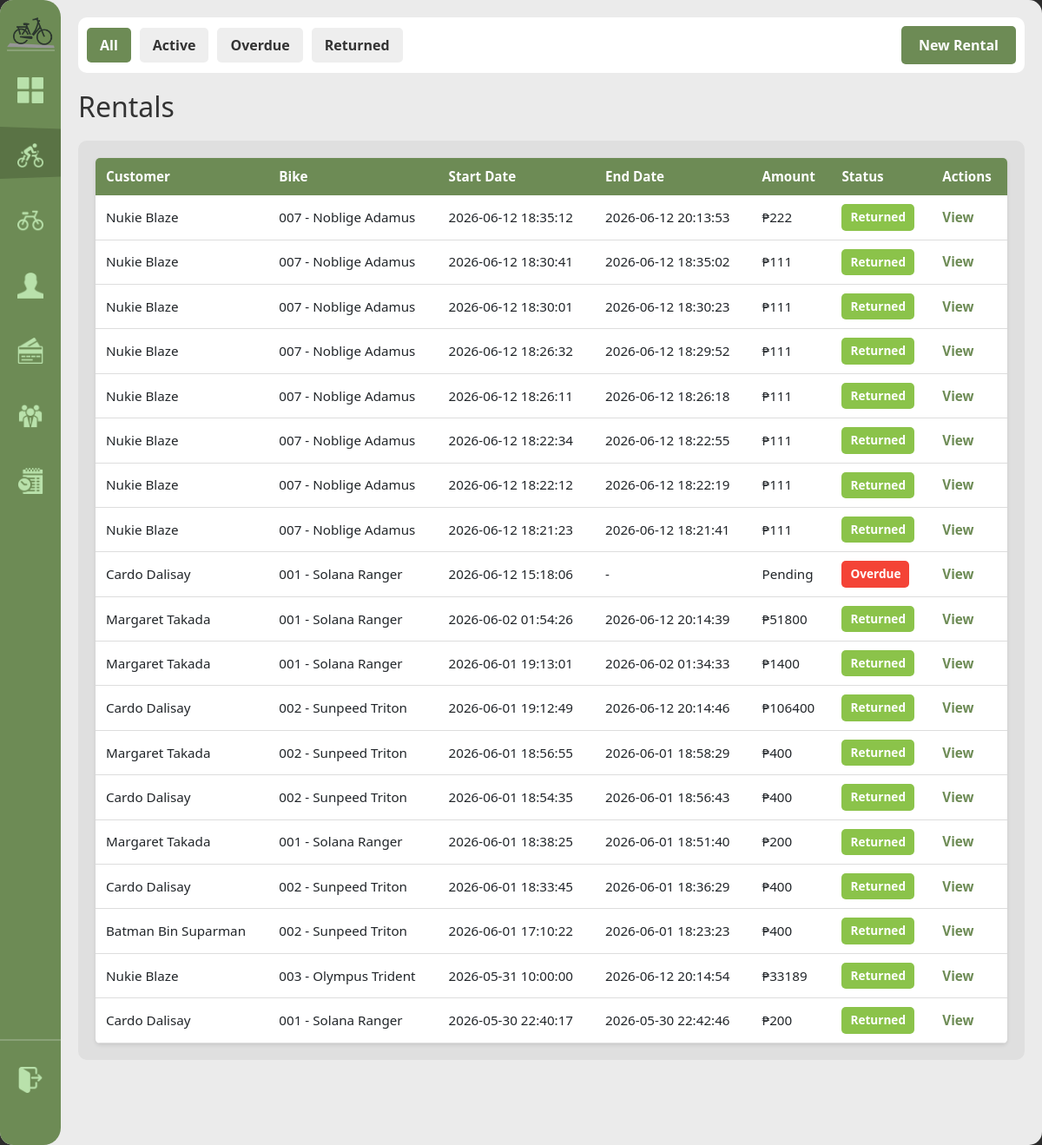
Before: /rentals (signed in) with the older database file.
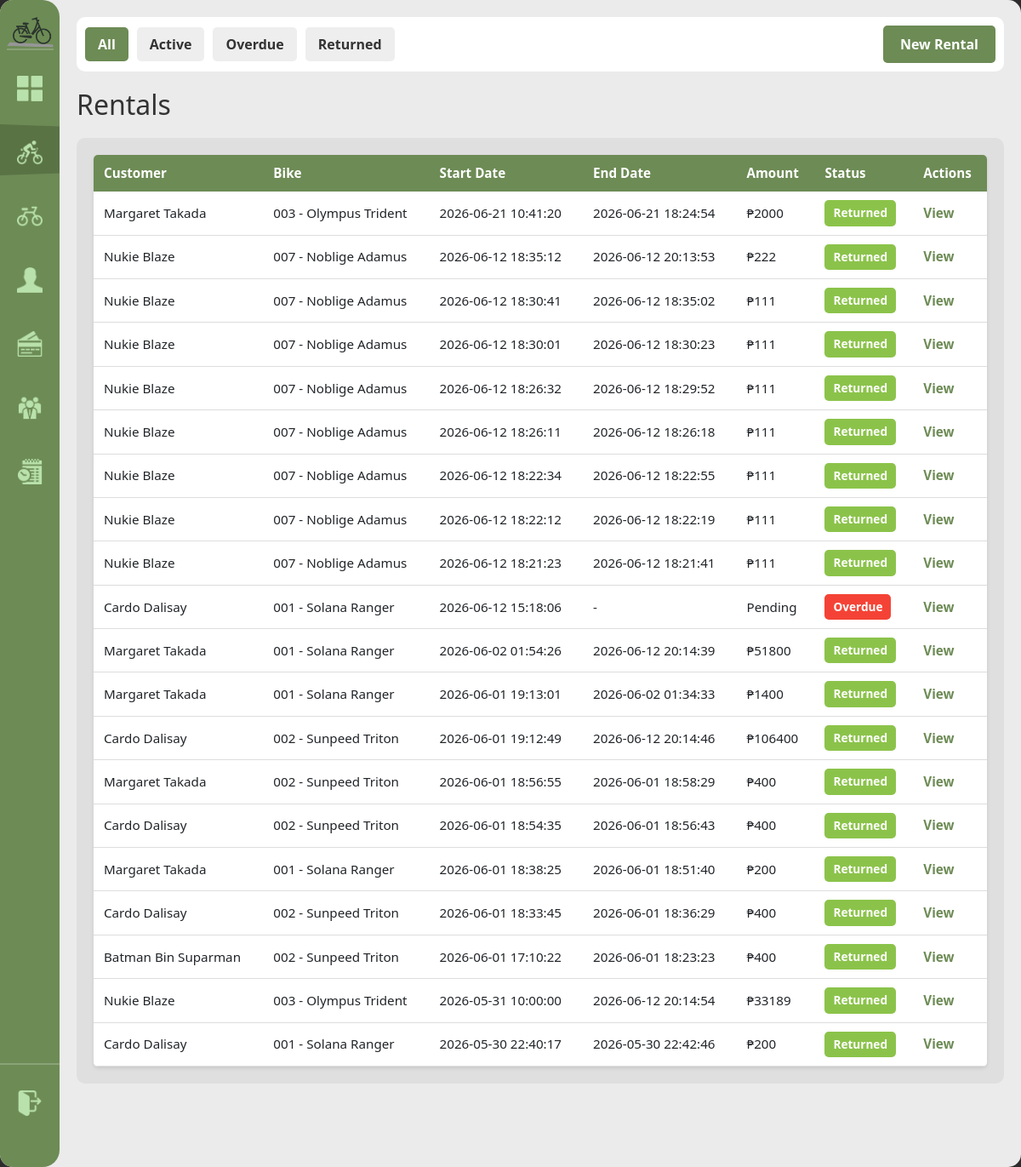
After: the same page with the newer database file.
### tables this page shows
CREATE TABLE rents (
            rental_id INTEGER PRIMARY KEY AUTOINCREMENT,
            customer_id INTEGER NOT NULL,
            bike_id INTEGER NOT NULL,
            staff_id INTEGER REFERENCES staff(staff_id) ON UPDATE CASCADE ON DELETE SET NULL,
            rental_start DATETIME NOT NULL DEFAULT(datetime('now','localtime')), planned_return DATETIME,
            FOREIGN KEY(customer_id) REFERENCES customer(customer_id) ON DELETE CASCADE,
            FOREIGN KEY(bike_id) REFERENCES bike(bike_id) ON DELETE CASCADE
        );

CREATE TABLE bike (
            bike_id INTEGER PRIMARY KEY AUTOINCREMENT,
            bike_code TEXT NOT NULL UNIQUE,
            brand TEXT NOT NULL, model TEXT NOT NULL,
            color TEXT NOT NULL,
            bike_rate DECIMAL(8,2) NOT NULL DEFAULT 0,
            type TEXT NOT NULL DEFAULT 'standard',
            status TEXT NOT NULL DEFAULT 'available' CHECK(status IN('available','rented','retired')),
            date_added DATE NOT NULL DEFAULT(date('now','localtime'))
        );

### handlers/rentals_routes.py (the view)
@rentals_bp.route('/rentals')
@login_required
def rentals():
    status = request.args.get('status', 'all')
    rentals_list = database.get().get_all_rentals(status)
    customers_list = database.get().get_all_customers()
    bikes = database.get().get_available_bikes()
    return render_template('rentals.html', rentals=rentals_list, filter_status=status, customers=customers_list, bikes=bikes)

### app.py (called while the page is built)
def get_sidebar_state():
    return request.cookies.get('sidebarState') == 'expanded'

@app.context_processor
def inject_sidebar_state():
    return dict(sidebar_expanded=get_sidebar_state())

@app.context_processor
def inject_current_staff():
    staff = current_staff()
    return dict(current_staff=staff, is_admin=staff and staff.get("role") == "admin")

### modules/auth.py (called while the page is built)
def login_required(view):
    @wraps(view)
    def wrapped(*args, **kwargs):
        if not session.get("staff_id"):
            return redirect(url_for("login"))
        return view(*args, **kwargs)
    return wrapped

def current_staff():
    if not session.get("staff_id"):
        return None
    return {
        "staff_id": session.get("staff_id"),
        "username": session.get("username"),
        "first_name": session.get("first_name"),
        "last_name": session.get("last_name"),
        "role": session.get("role"),
    }

### modules/database.py (called while the page is built)
def get():
    if not db: init()
    return db

    def get_all_customers(self, search=""):
        q = f"%{search}%"
        query = """
            SELECT * FROM customer
            WHERE first_name LIKE ?
               OR last_name LIKE ?
               OR contact_number LIKE ?
               OR email LIKE ?
            ORDER BY last_name, first_name
        """
        return [dict(r) for r in self.conn.execute(query, (q, q, q, q)).fetchall()]

    def get_available_bikes(self):
        query = "SELECT * FROM bike WHERE status = 'available' ORDER BY bike_code"
        return [dict(r) for r in self.conn.execute(query).fetchall()]

### templates/rentals.html (shortened to what this page needs)
{% extends "base.html" %}
{% block content %}
<div class="top-bar">
    <div class="filter-controls">
        <a href="{{ url_for('rentals.rentals', status='all') }}" class="filter-btn {% if filter_status == 'all' %}active{% endif %}">All</a>
        <a href="{{ url_for('rentals.rentals', status='active') }}" class="filter-btn {% if filter_status == 'active' %}active{% endif %}">Active</a>
        <a href="{{ url_for('rentals.rentals', status='overdue') }}" class="filter-btn {% if filter_status == 'overdue' %}active{% endif %}">Overdue</a>
        <a href="{{ url_for('rentals.rentals', status='returned') }}" class="filter-btn {% if filter_status == 'returned' %}active{% endif %}">Returned</a>
        <button id="new-rental-btn" class="btn-primary" style="margin-left: auto;">New Rental</button>
    </div>
</div>
<h1>Rentals</h1>
<div class="content-grid">
    <div class="scroll-table-container">
        <table>
            <thead>
                <tr>
                <th>Customer</th>
                <th>Bike</th>
                <th>Start Date</th>
                <th>End Date</th>
                <th>Amount</th>
                <th>Status</th>
                <th>Actions</th>
            </tr>
        </thead>
        <tbody>
            {% for rental in rentals %}
            <tr>
                <td>{{ rental['customer_name'] }}</td>
                <td>{{ rental['bike_code'] }} - {{ rental['brand'] }} {{ rental['model'] }}</td>
                <td>{{ rental['rental_start'] }}</td>
                <td>{{ rental['rental_end'] or '-' }}</td>
                <td>{{ 'Pending' if rental['total_amount'] is none else '₱' ~ rental['total_amount'] }}</td>
                <td><span class="status-badge status-{{ rental['status'] }}">{{ rental['status'].title() }}</span></td>
                <td><a href="{{ url_for('rentals.rental_detail', rid=rental['rental_id']) }}">View</a></td>
            </tr>
            {% endfor %}
        </tbody>
    </table>
    </div>
</div>
{% endblock %}

### templates/base.html (shortened to what this page needs)
<!DOCTYPE html>
<html lang="en">
<head>
    <link rel="stylesheet" href="{{ url_for('static', filename='modals.css') }}">
    <link rel="stylesheet" href="{{ url_for('static', filename='style.css') }}">
</head>
<body>
    <div class="home-screen">
        <div class="sidebar" expand="{{ 'true' if sidebar_expanded else 'false' }}">
            <img class="sidebar-logo" src="{{url_for('static', filename='assets/imgs/Logo_mini.png') }}" alt="sidebar icon">
            <div class="nav-indicator"></div>
           <div class="nav-items">
                <a href="{{ url_for('home') }}"
                    class="nav-item" data-route="home">
                    <img src="{{ url_for('static', filename='assets/imgs/fsquare_icon.png') }}"   alt="Dashboard">
                </a>
                <a href="{{ url_for('rentals.rentals') }}"
                    class="nav-item" data-route="rentals.rentals">
                    <img src="{{ url_for('static', filename='assets/imgs/current_rent.png') }}"     alt="Rentals">
                </a>
                <a href="{{ url_for('bikes.registry') }}"
                    class="nav-item" data-route="bikes.registry">
                    <img src="{{ url_for('static', filename='assets/imgs/bike_icon.png') }}"       alt="Bikes">
                </a>
                <a href="{{ url_for('customers.customers') }}"
                    class="nav-item" data-route="customers.customers">
                    <img src="{{ url_for('static', filename='assets/imgs/person_icon.png') }}"   alt="Customers">
                </a>
                <a href="{{ url_for('payments.payments') }}"
                    class="nav-item" data-route="payments.payments">
                    <img src="{{ url_for('static', filename='assets/imgs/payments_icon.png') }}"    alt="Payments">
                </a>
                {% if is_admin %}
                <a href="{{ url_for('staff.staff_list') }}"
                    class="nav-item" data-route="staff.staff_list">
                    <img src="{{ url_for('static', filename='assets/imgs/staff_icon.png') }}" alt="Staff">
                </a>
                <a href="{{ url_for('activity.activity_log') }}"
                    class="nav-item" data-route="activity.activity_log">
                    <img src="{{ url_for('static', filename='assets/imgs/log_icon.png') }}" alt="Activity Log">
                </a>
                {% endif %}
            </div>
            <div class="logout-section">
                <a href="{{ url_for('logout') }}"
                    class="logout-btn" data-route="logout" sound-type="major">
                    <img src="{{ url_for('static', filename='assets/imgs/logout_icon.png') }}" alt="Logout">
                </a>
            </div>
        </div>
        <div class="main-content">
            {% block content %}{% endblock %}
        </div>
    </div>

### static/style.css (style rules this page uses)
:root { --primary-green: #6D8B55; --secondary-green: #566d42; --bg-light: #EBEBEB; --white: #FFFFFF; --sidebar-collapsed: 70px; --sidebar-expanded: 165px; }
body { margin: 0; font-family: 'Segoe UI', Tahoma, Geneva, Verdana, sans-serif; background-color: #2C2C2C; }
.home-screen { height: 100vh; width: 100vw; margin: 0 auto; background-color: var(--bg-light); border-radius: 15px; overflow: hidden; position: relative; }
.sidebar { position: absolute; top: 0; left: 0; height: 100%; z-index: 10; background-color: var(--primary-green); width: var(--sidebar-collapsed); display: flex; flex-direction: column; border-top-right-radius: 20px; border-bottom-right-radius: 20px; overflow: hidden; box-sizing: border-box; }
.sidebar-logo { width: 55px; height: auto; margin-top: 20px; margin-left: 10px; border-bottom: 2px solid rgba(255,255,255,0.2); transition: margin 0.211s ease; }
.sidebar[expand="false"] .sidebar-logo { margin-left: auto; margin-right: auto; }
.nav-items { display: flex; flex-direction: column; margin-top: 20px; gap: 15px; position: relative; }
.nav-item-top, .nav-item { display: flex; align-items: center; padding: 10px 0px 20px 20px; color: var(--white); text-decoration: none; font-weight: bold; font-size: 0.9rem; white-space: nowrap; gap: 21px; }
.nav-item img { width: 30px; height: 30px; flex-shrink: 0; pointer-events: none; filter: invert(80%) sepia(20%) saturate(400%) hue-rotate(60deg); }
.logout-section { display: flex; flex-direction: column; margin-top: auto; margin-bottom: 20px; padding-bottom: 20px; border-top: 2px solid rgba(255, 255, 255, 0.2); padding-top: 20px; }
.logout-btn { display: flex; align-items: center; padding: 10px 0px 20px 20px; color: var(--white); text-decoration: none; font-weight: bold; font-size: 0.9rem; white-space: nowrap; gap: 21px; transition: all 0.3s ease; border-radius: 8px; }
.logout-btn img { width: 30px; height: 30px; flex-shrink: 0; pointer-events: none; filter: invert(80%) sepia(20%) saturate(400%) hue-rotate(60deg); }
.nav-indicator { position: absolute; left: 0; width: auto; height: auto; border-left: var(--sidebar-expanded) solid var(--secondary-green); border-top: 6px solid transparent; border-bottom: 6px solid transparent; transition: top 0.3s ease; opacity: 0.6; z-index: 0; }
.sidebar:not(:hover) .nav-indicator, .sidebar[expand="false"] .nav-indicator { transition: opacity 0.3s ease; opacity: 0.8; }
.main-content { padding: 20px; opacity: 1; flex-direction: column; margin-left: var(--sidebar-collapsed); height: 100%; overflow: auto; }
.top-bar { background-color: var(--white); opacity: 1; padding: 10px; border-radius: 10px; margin-bottom: 20px; }
.content-grid { display: flex; flex-grow: 1; opacity: 1; background-color: #DFDFDF; border-radius: 10px; }
.scroll-table-container { width: 100%; overflow-x: auto; overflow-y: auto; max-height: calc(100vh - 260px); padding: 20px; box-sizing: border-box; }
.btn-primary, .btn-secondary, button[type="submit"] { padding: 10px 20px; border: none; border-radius: 5px; cursor: pointer; font-weight: bold; text-decoration: none; display: inline-block; transition: all 0.3s ease; }
.btn-primary, button[type="submit"] { background-color: var(--primary-green); color: white; }
table { width: 100%; border-collapse: collapse; background: white; border-radius: 5px; overflow: hidden; box-shadow: 0 2px 4px rgba(0,0,0,0.1); }
table thead { background-color: var(--primary-green); color: white; }
table th, table td { padding: 10px 12px; text-align: left; font-size: 0.95rem; }
table tbody tr { border-bottom: 1px solid #ddd; }
table a { color: var(--primary-green); text-decoration: none; font-weight: bold; }
.status-badge { display: inline-block; padding: 5px 10px; border-radius: 5px; font-size: 0.85rem; font-weight: bold; }
.status-badge.status-inactive, .status-badge.status-retired, .status-badge.status-overdue { background-color: #f44336; color: white; }
.status-badge.status-returned { background-color: #8BC34A; color: white; }
.filter-controls { display: flex; gap: 10px; opacity: 1; align-items: center; flex-wrap: wrap; }
.filter-btn { padding: 8px 15px; background-color: #eee; color: #333; border: none; border-radius: 5px; cursor: pointer; text-decoration: none; font-weight: bold; transition: all 0.3s ease; }
.filter-btn.active, .filter-btn:hover { background-color: var(--primary-green); color: white; }
h1, h2 { color: #333; margin: 10px 0; }
h1 { font-size: 2rem; margin-bottom: 20px; }

Changed rows visible on the page:
added rents: customer_name "Margaret Takada", bike_code "003", brand "Olympus", model "Trident", rental_start "2026-06-21 10:41:20", rental "2026-06-21 18:24:54", total_amount "₱2000", status "Returned"
